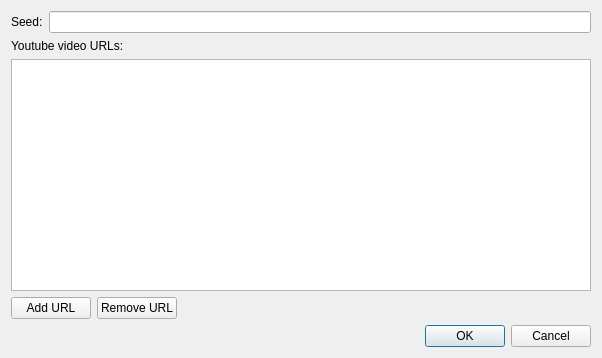
<?xml version="1.0" encoding="UTF-8"?>
<ui version="4.0">
 <class>NewProject</class>
 <widget class="QDialog" name="NewProject">
  <property name="geometry">
   <rect>
    <x>0</x>
    <y>0</y>
    <width>602</width>
    <height>358</height>
   </rect>
  </property>
  <property name="windowTitle">
   <string>New project</string>
  </property>
  <layout class="QVBoxLayout" name="verticalLayout">
   <item>
    <layout class="QHBoxLayout" name="horizontalLayout_2">
     <item>
      <widget class="QLabel" name="label">
       <property name="text">
        <string>Seed:</string>
       </property>
      </widget>
     </item>
     <item>
      <widget class="QLineEdit" name="seed"/>
     </item>
    </layout>
   </item>
   <item>
    <widget class="QLabel" name="label_2">
     <property name="text">
      <string>Youtube video URLs:</string>
     </property>
    </widget>
   </item>
   <item>
    <widget class="QListWidget" name="url_list"/>
   </item>
   <item>
    <layout class="QHBoxLayout" name="horizontalLayout">
     <item>
      <widget class="QPushButton" name="add_button">
       <property name="text">
        <string>Add URL</string>
       </property>
      </widget>
     </item>
     <item>
      <widget class="QPushButton" name="pushButton">
       <property name="text">
        <string>Remove URL</string>
       </property>
      </widget>
     </item>
     <item>
      <spacer name="horizontalSpacer">
       <property name="orientation">
        <enum>Qt::Horizontal</enum>
       </property>
       <property name="sizeHint" stdset="0">
        <size>
         <width>40</width>
         <height>20</height>
        </size>
       </property>
      </spacer>
     </item>
    </layout>
   </item>
   <item>
    <widget class="QDialogButtonBox" name="buttonBox">
     <property name="orientation">
      <enum>Qt::Horizontal</enum>
     </property>
     <property name="standardButtons">
      <set>QDialogButtonBox::Cancel|QDialogButtonBox::Ok</set>
     </property>
    </widget>
   </item>
  </layout>
 </widget>
 <resources/>
 <connections>
  <connection>
   <sender>buttonBox</sender>
   <signal>rejected()</signal>
   <receiver>NewProject</receiver>
   <slot>reject()</slot>
   <hints>
    <hint type="sourcelabel">
     <x>316</x>
     <y>260</y>
    </hint>
    <hint type="destinationlabel">
     <x>286</x>
     <y>274</y>
    </hint>
   </hints>
  </connection>
  <connection>
   <sender>buttonBox</sender>
   <signal>accepted()</signal>
   <receiver>NewProject</receiver>
   <slot>accept()</slot>
   <hints>
    <hint type="sourcelabel">
     <x>248</x>
     <y>254</y>
    </hint>
    <hint type="destinationlabel">
     <x>157</x>
     <y>274</y>
    </hint>
   </hints>
  </connection>
 </connections>
</ui>
